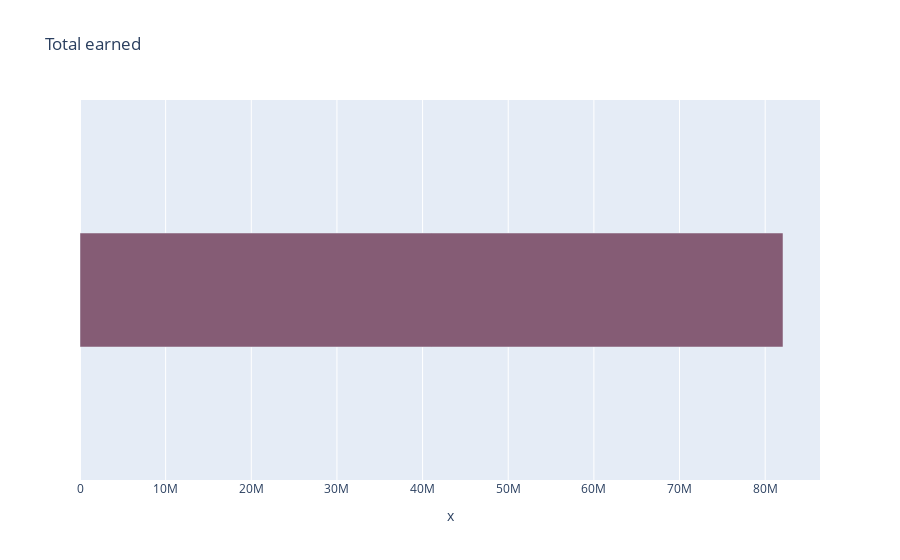

Notebook cell for this chart:
### Code cell
period_by, group_by = 'M', ['발주처', '작업 종류', '영상 종류']
#period_by, group_by = 'Y', []
period_by, group_by = 'All', []
df2 = summarise_by_v2(tdf, time_by='대금 수령일', period_by=period_by, group_by=group_by)
df2.reset_index()
gen_chart(df2, period_by=period_by, group_by=group_by)

### Figure 1 — Plotly figure (JSON) as saved in the notebook; plotly's stock layout.template omitted (floating-point values rounded to 4 significant figures)
{"data": [{"alignmentgroup": "True", "hovertemplate": "x=%{x}<br>y=%{y}<extra></extra>", "legendgroup": "", "marker": {"color": "rgb(133, 92, 117)", "pattern": {"shape": ""}}, "name": "", "offsetgroup": "", "orientation": "h", "showlegend": false, "textposition": "auto", "type": "bar", "width": 0.3, "x": [82080243], "xaxis": "x", "y": [0], "yaxis": "y"}], "layout": {"barmode": "relative", "legend": {"tracegroupgap": 0}, "title": {"text": "Total earned"}, "xaxis": {"anchor": "y", "domain": [0, 1], "title": {"text": "x"}}, "yaxis": {"anchor": "x", "domain": [0, 1], "showticklabels": false, "title": {"text": "y"}, "visible": false}}}
